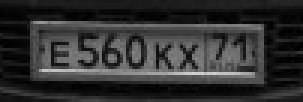
#> input picture gray1.png, 101 x 34 px (shown 3 times larger)
$ python Hough_line.py
#> lines starting #> are read from the running program, lines starting #| are printed output that depends on the picture; after the words box and inside, x2 and y2 are one past the last pixel; in counts of white or black regions, pixels touching at a corner belong together
import cv2
import numpy as np
import math
from PIL import Image

path1 = "gray1.png"
# im = Image.open(path1)
# out = im.rotate(10)
# out.save("gray2.png","png")
img = cv2.imread(path1)
#> img is the input picture: shape (34, 101, 3); min 0, max 211, mean 48.6
img =  cv2.cvtColor(img,cv2.COLOR_BGR2GRAY)
#> img: shape (34, 101)
th3 = cv2.adaptiveThreshold(img,255,cv2.ADAPTIVE_THRESH_MEAN_C,cv2.THRESH_BINARY,111,3)
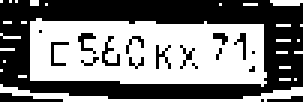
#> th3: shape (34, 101) (shown 3 times larger); 49% white; 26 white regions (23 under 20 px), largest, box (x1, y1, x2, y2) and area: (10, 6, 89, 29) 1425, (0, 28, 101, 34) 172, (90, 0, 101, 2) 20
edges = cv2.Canny(th3, 5, 10)
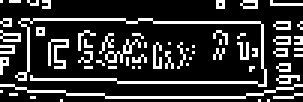
#> edges: shape (34, 101) (shown 3 times larger); 20.7% white in thin lines or dots
cv2.imshow('lol',edges)
cv2.waitKey(0)
cv2.destroyAllWindows()
lines = cv2.HoughLinesP(edges, 1, np.pi/180, 20, minLineLength=20, maxLineGap=200)
#> lines = 14 rows, first 6: [6, 26, 100, 28], [1, 6, 100, 7], [10, 32, 97, 32], [0, 17, 88, 23], [0, 21, 100, 16], [1, 8, 96, 21]
#print(lines)
hough = np.zeros(img.shape, np.uint8)

#> (the run stopped early here; a loop or call above may not have finished)
